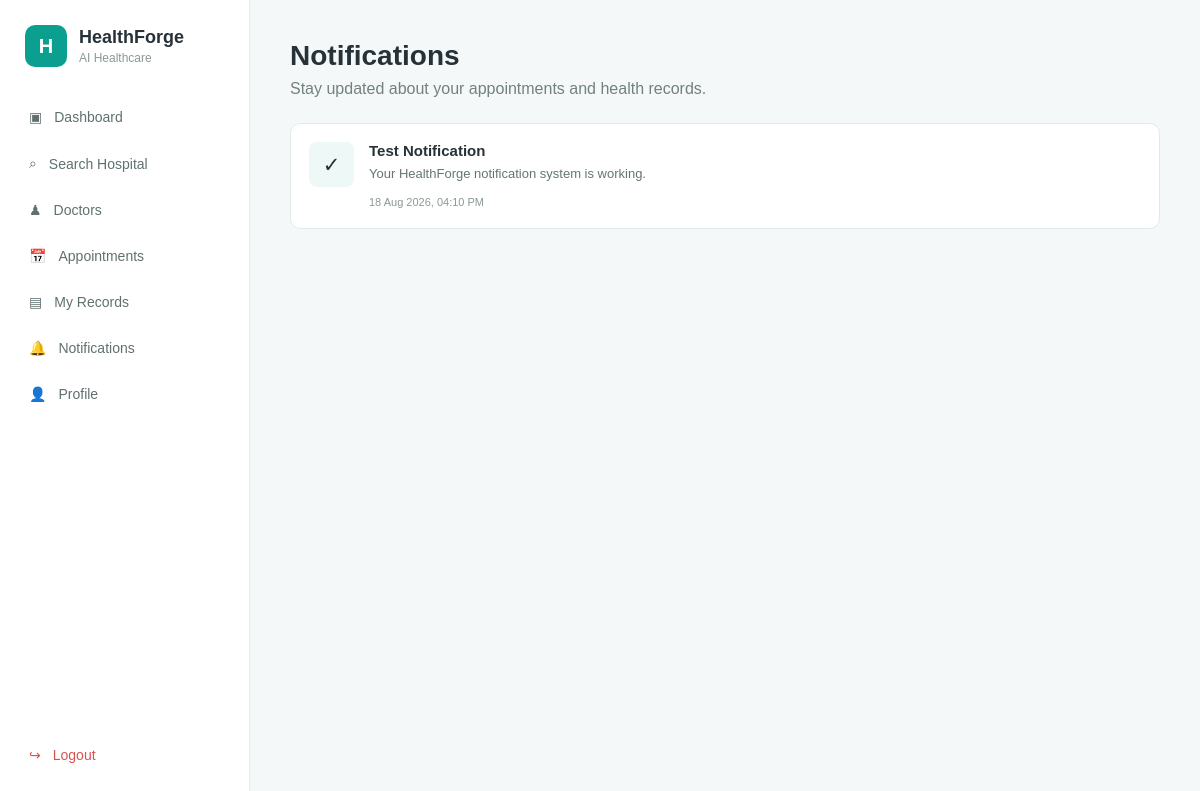
Page /notifications (signed in) on the committed database.
### app.py (models this page shows)
class Notification(db.Model):
    id = db.Column(
        db.Integer,
        primary_key=True
    )
    patient_id = db.Column(
        db.Integer,
        db.ForeignKey("patient.id"),
        nullable=False
    )
    title = db.Column(
        db.String(200),
        nullable=False
    )
    message = db.Column(
        db.Text,
        nullable=False
    )
    notification_type = db.Column(
        db.String(50),
        nullable=False,
        default="general"
    )
    is_read = db.Column(
        db.Boolean,
        default=False,
        nullable=False
    )
    created_at = db.Column(
        db.DateTime,
        default=datetime.utcnow
    )
    patient = db.relationship(
        "Patient",
        backref="notifications"
    )

### app.py (the view)
@app.route("/notifications")
def notifications():
    if "patient_id" not in session:
        return redirect(url_for("role_login", role="patient"))
    patient_id = session["patient_id"]
    notifications = Notification.query.filter_by(
        patient_id=patient_id
    ).order_by(
        Notification.created_at.desc()
    ).all()
    unread_count = Notification.query.filter_by(
        patient_id=patient_id,
        is_read=False
    ).count()
    return render_template(
        "notifications.html",
        notifications=notifications,
        unread_count=unread_count
    )

### app.py (called while the page is built)
@app.context_processor
def inject_notification_count():
    unread_notification_count = 0
    if "patient_id" in session:
        unread_notification_count = Notification.query.filter_by(
            patient_id=session["patient_id"],
            is_read=False
        ).count()
    return {
        "unread_notification_count": unread_notification_count
    }

@app.context_processor
def merged_globals():
    unread = sum(1 for n in doctor_notifications if not n["read"])
    return {
        "doctor": DOCTOR,
        "unread_notifications": unread,
        "today": date.today().strftime("%d %b %Y"),
    }

### templates/notifications.html (shortened to what this page needs)
{% extends "base.html" %}
{% block content %}
<div class="page-header">
    <h1>
        Notifications
    </h1>
    <p>
        Stay updated about your appointments and health records.
    </p>
</div>
<div class="notifications-page">
    {% for notification in notifications %}
    <div
        class="notification-item
        "
    >
        <div class="notification-icon">
            {% if notification.notification_type == "appointment" %}
                📅
            {% elif notification.notification_type == "medical_record" %}
                📄
            {% elif notification.notification_type == "success" %}
                ✓
            {% else %}
                🔔
            {% endif %}
        </div>
        <div class="notification-content">
            <div class="notification-title-row">
                <h2>
                    {{ notification.title }}
                </h2>
            </div>
            <p>
                {{ notification.message }}
            </p>
            <span class="notification-time">
                {{ notification.created_at.strftime(
                    "%d %b %Y, %I:%M %p"
                ) }}
            </span>
        </div>
    </div>
    {% endfor %}
</div>
{% endblock %}

### static/css/style.css (style rules this page uses)
* { box-sizing: border-box; margin: 0; padding: 0; }
body { font-family: Arial, sans-serif; background: #f5f8f8; color: #263238; }
.page-header { margin-bottom: 25px; }
.page-header h1 { font-size: 28px; margin-bottom: 8px; }
.page-header p { color: #718080; }
.notifications-page { max-width: 900px; margin: 0 auto; }
.notification-item { background: white; border: 1px solid #e1e9e9; border-radius: 10px; padding: 18px; display: flex; gap: 15px; margin-bottom: 12px; transition: 0.2s; }
.notification-icon { width: 45px; height: 45px; flex-shrink: 0; border-radius: 8px; background: #eef8f6; display: flex; align-items: center; justify-content: center; font-size: 21px; }
.notification-content { flex: 1; }
.notification-title-row { display: flex; align-items: center; gap: 10px; margin-bottom: 5px; }
.notification-title-row h2 { font-size: 15px; margin: 0; }
.notification-content p { color: #657575; font-size: 13px; line-height: 1.5; margin-bottom: 8px; }
.notification-time { color: #899898; font-size: 11px; }

### rows in the picture
Notification: title "Test Notification", message "Your HealthForge notification system is working.", created_at "18 Aug 2026, 04:10 PM"
